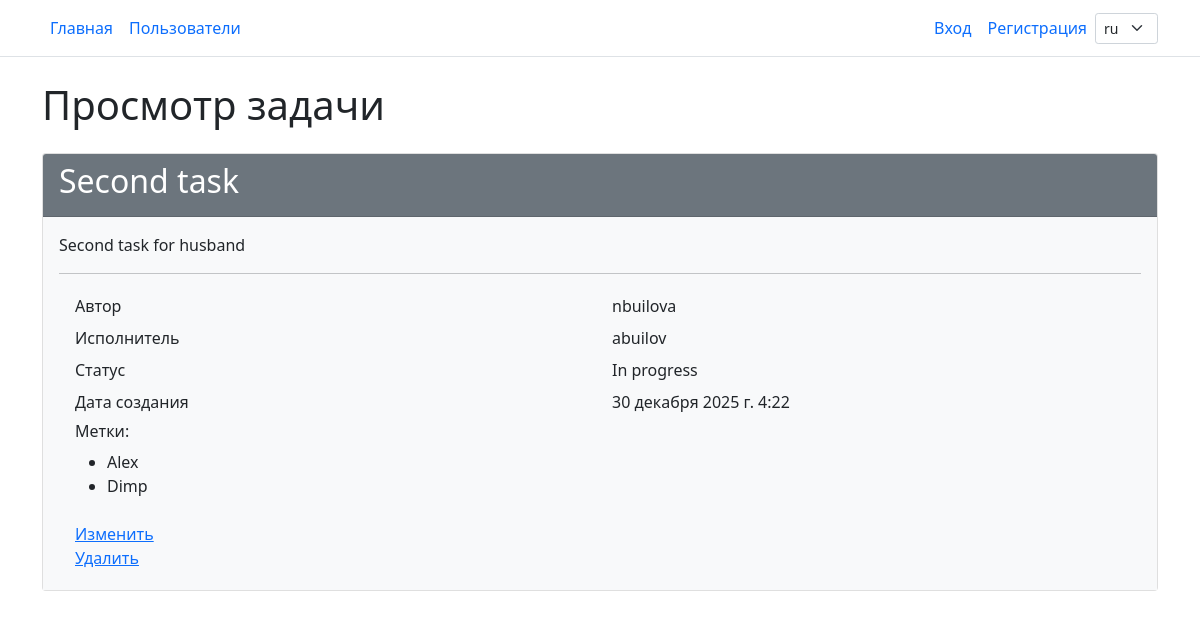
/tasks/2/show/, run on the app's committed database.
### task_manager/tasks/models.py (models this page shows, shortened)
class Task(models.Model):
    title = models.CharField(max_length=100, unique=True)
    description = models.TextField()
    created_at = models.DateTimeField(auto_now_add=True)
    author = models.ForeignKey(
        User,
        on_delete=models.PROTECT,
        related_name='created_tasks',
    )
    current_state = models.ForeignKey(
        TaskState,
        on_delete=models.PROTECT,
        related_name='tasks'
    )
    labels = models.ManyToManyField(
        Label,
        related_name='tasks',
        blank=True,
    )

### task_manager/statuses/models.py (models this page shows)
class TaskState(models.Model):
    name = models.CharField(max_length=100, unique=True)
    created_at = models.DateTimeField(auto_now_add=True)
    def __str__(self):
        return self.name

### task_manager/labels/models.py (models this page shows, shortened)
class Label(models.Model):
    name = models.CharField(max_length=255, unique=True)
    created_at = models.DateTimeField(auto_now_add=True)

### task_manager/tasks/views.py (the view)
# urls.py: path('<int:pk>/show/', TasksDetailView.as_view(), name='show'),
class TasksDetailView(DetailView):
    model = Task
    template_name = "tasks/show.html"
    context_object_name = 'task'
    def get_context_data(self, **kwargs):
        context = super().get_context_data(**kwargs)
        executor = (
            TaskMembership.objects
            .filter(task=self.object, role="executor")
            .select_related("user")
            .first()
        )
        context["executor"] = executor.user.username if executor else None
        return context

### task_manager/templates/tasks/show.html
{% extends 'layout.html' %}
{% load i18n %}
{% block content %}
<div class="container wrapper flex-grow-1">
    <h1 class="my-4">{% trans "View task" %}</h1>
    <div class="card">
        <div class="card-header bg-secondary text-white">
            <h2>{{ task.title }}</h2>
        </div>
        <div class="card-body bg-light">
            <p>{{ task.description }}</p>
            <hr>
            <div class="container">
                <div class="row p-1">
                    <div class="col">{% trans "Author" %}</div>
                    <div class="col">{{ task.author }}</div>
                </div>
                <div class="row p-1">
                    <div class="col">{% trans "Executor" %}</div>
                    <div class="col">{{ executor }}</div>
                </div>
                <div class="row p-1">
                    <div class="col">{% trans "Status" %}</div>
                    <div class="col">{{ task.current_state }}</div>
                </div>
                <div class="row p-1">
                    <div class="col">{% trans "Create date" %}</div>
                    <div class="col">{{ task.created_at }}</div>
                </div>
                {% if task.labels%}
                <div class="row p-1">
                    <div class="col">
                        <h6>Метки:</h6>
                        <ul>
                            {% for lb in task.labels.all %}
                            <li>{{ lb.name }}</li>
                            {% endfor %}
                        </ul>
                    </div>
                </div>
                {% endif %}
                <div class="row p-1">
                    <div class="col">
                        <a href="{% url 'tasks:update' task.pk %}">{% trans "Edit" %}</a>
                        <br>
                        <a href="{% url 'tasks:delete' task.pk %}">{% trans "Remove" %}</a>
                    </div>
                </div>
            </div>
        </div>
    </div>
</div>
{% endblock %}

### data on the page
Task: title "Second task", description "Second task for husband", author "nbuilova", current_state "In progress", created_at "30 декабря 2025 г. 4:22"
Label: name "Alex"
Label: name "Dimp"

### other printed values
{{ executor }} "abuilov"
form field language "ru"
